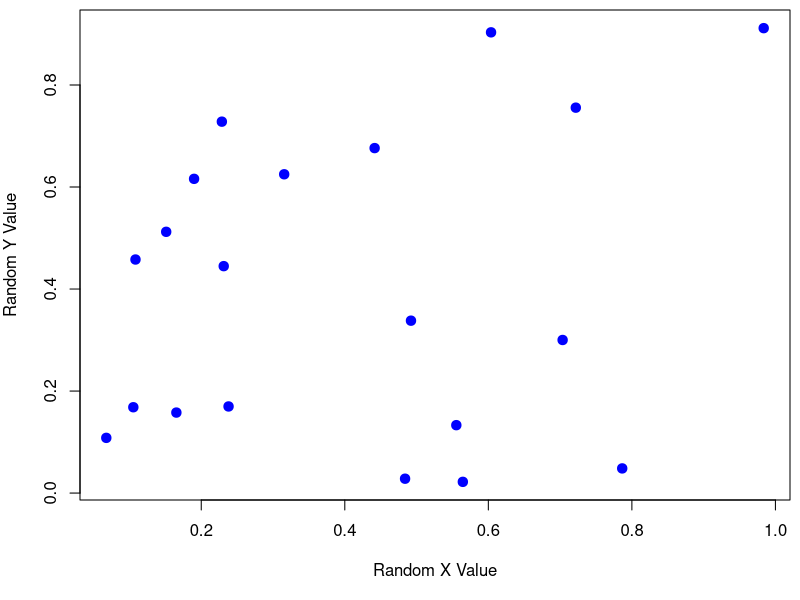

Source code (R):
## ---- chunk 1
x <- runif(20)
y <- runif(20)
par(mar=c(5,4,0.5,0.5))
plot(x, y, xlab="Random X Value", ylab="Random Y Value", main="", col="blue", pch=19, cex=1.25)
